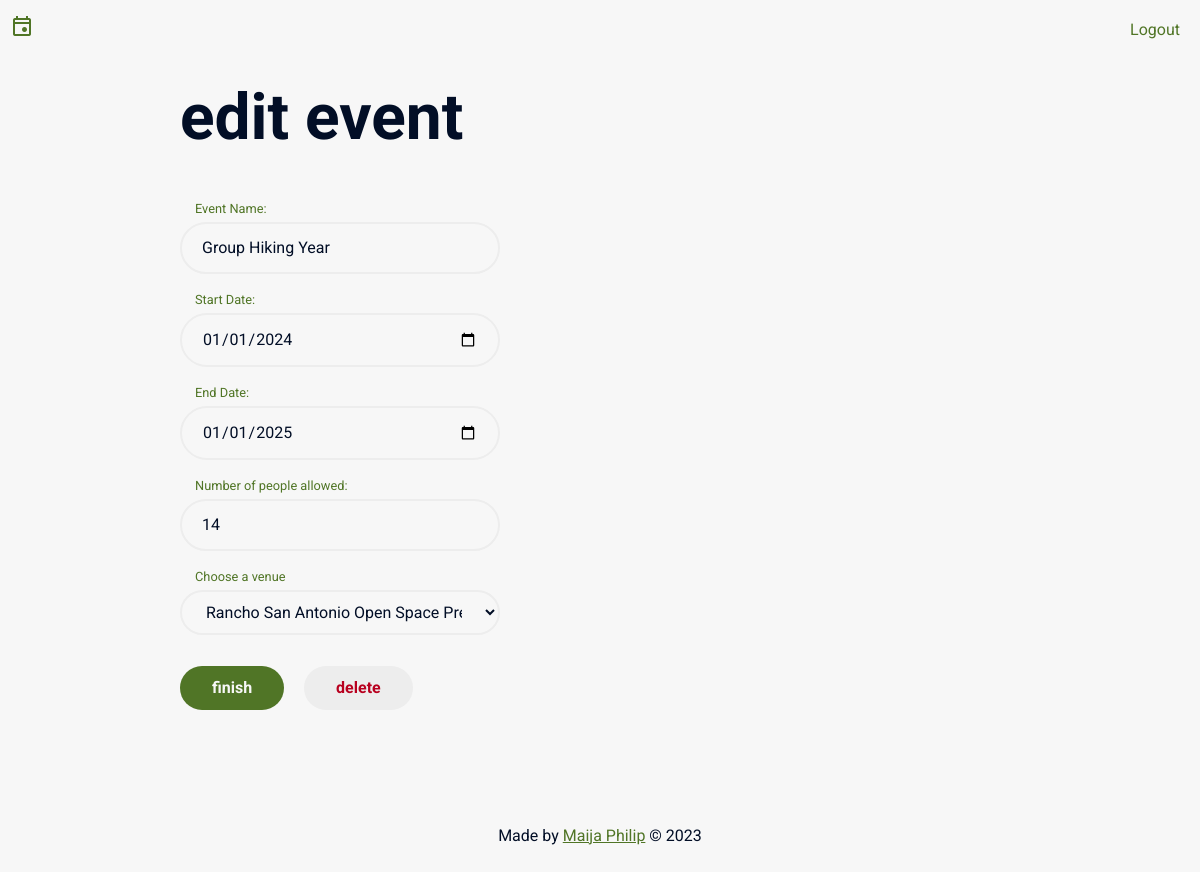
The app's page /editpages/editEvent.php?id=1 (signed in) with its own data.
### tables this page shows
CREATE TABLE `event` (
  `idevent` int NOT NULL AUTO_INCREMENT,
  `name` varchar(50) NOT NULL,
  `datestart` datetime NOT NULL,
  `dateend` datetime NOT NULL,
  `numberallowed` int NOT NULL,
  `venue` int NOT NULL,
  PRIMARY KEY (`idevent`),
  UNIQUE KEY `name_UNIQUE` (`name`),
  KEY `venue_fk_idx` (`venue`)
);

### utils/DB.class.php (called while the page is built, shortened)
<?php
class  DB {
    private $dbh;
    function __construct() {
        try {
            $this->dbh = new PDO(
                "mysql:host={$_SERVER['DB_SERVER']};dbname={$_SERVER['DB']}",
                $_SERVER["DB_USER"],
                $_SERVER["DB_PASSWORD"]
            );
            $this->dbh->setAttribute(PDO::ATTR_ERRMODE, PDO::ERRMODE_EXCEPTION);
        } catch (PDOException $pe) {
            echo $pe->getMessage();
            die ("Bad Database Connection");
        }
    }
    function associativeSelect($sql, $params) {
        $data = [];
        try {
            $stmt = $this->dbh->prepare($sql);
            $stmt->execute($params);
            while ( $row = $stmt->fetch()) {
                $data[] = $row;
            }
        } catch (PDOException $pe) {
            echo $pe->getMessage();
        }
        return $data;
    }
    function objectSelect($sql, $params, $class, $fileFirstPath = ".") {
        $data = [];
        try {
            $stmt = $this->dbh->prepare($sql);
            $stmt->execute($params);
            $stmt->setFetchMode(PDO::FETCH_CLASS, $class);
            while ( $row = $stmt->fetch()) {
                $data[] = $row;
            }
        } catch (PDOException $pe) {
            echo $pe->getMessage();
        }
        return $data;
    }
}

### utils/CurrentUser.class.php (called while the page is built, shortened)
<?php
class CurrentUser {
    public static function getCurrentUser($firstFilePath = ".") {
        $userid = $_SESSION['userId'];
        $db = new DB();
        $user = $db->objectSelect("SELECT * FROM attendee WHERE idattendee = :id ", [":id" => $userid], "Attendee", $firstFilePath);
        return $user[0];
    }
}

### classes/Attendee.class.php (called while the page is built, shortened)
<?php
class Attendee {
    private $role;
	public function getRole(){
		return $this->role;
	}
}

### classes/Event.class.php (called while the page is built, shortened)
<?php
class Event {
    private $name;
    private $datestart;
    private $dateend;
    private $numberallowed;
    private $venue;
	public function getName(){
		return $this->name;
	}
	public function getDatestart(){
		return $this->datestart;
	}
	public function getDateend(){
		return $this->dateend;
	}
	public function getNumberallowed(){
		return $this->numberallowed;
	}
	public function getVenue(){
		return $this->venue;
	}
 }

### editpages/editEvent.php (the view, shortened to what this page needs)
<!DOCTYPE html>
<?php
    $db = (new DB());
    $isEdit = false;
    echo (PageFormat::getDocumentHeader("Edit Events", "./.."));
    if (isset($_GET['id'])) {
        $event = $db->objectSelect("SELECT * FROM event WHERE idevent = :id", [":id"=>$_GET['id']], "Event", "./..");
        $size = count($event);
        if ($size > 0) {
            echo "<h1>Edit Event</h1>";
            $isEdit = true;
        } else {
            echo "<h1>Create Event</h1>";
        }
    } else {
        echo "<h1>Create Event</h1>";
    }
?>
  <form method="POST">
    <label for="name">Event Name:</label><br>
    <input type="text" id="name" name="name" placeholder="Enter your event name" value="<?php
        if ($isEdit) {
            echo $event[0]->getName();
        }
        ?>"><br>
    <label for="startdate">Start Date:</label><br>
    <input type="date" id="startdate" name="startdate" value="<?php
        if ($isEdit) {
            echo substr($event[0]->getDatestart(), 0, 10);
        }
        ?>"><br>
    <label for="enddate">End Date:</label><br>
    <input type="date" id="enddate" name="enddate" value="<?php
        if ($isEdit) {
            echo substr($event[0]->getDateend(), 0, 10);
        }
        ?>"><br>
    <label for="numallowed">Number of people allowed:</label><br>
    <input type="number" id="numallowed" name="numallowed" placeholder=0 value="<?php
        if ($isEdit) {
            echo $event[0]->getNumberallowed();
        }
        ?>"><br>
    <label for="venue">Choose a venue</label><br>
    <select class="select" name="venue" id="venue">
        <?php
            $venues = $db->associativeSelect("SELECT idvenue, name FROM venue", []);
            foreach ($venues as $key => $value) {
                if ($isEdit && $value['idvenue'] == $event[0]->getVenue()) {
                    echo "<option value=\"{$value['idvenue']}\" selected=\"selected\">{$value['name']}</option>";
                } else {
                    echo "<option value=\"{$value['idvenue']}\">{$value['name']}</option>";
                }
            }
        ?>
    </select><br>
    <input type="submit" class="button" name="finish" value="Finish" />
    <?php
        if ($isEdit) {
            echo "<input type=\"submit\" class=\"button delete button2\" name=\"delete\" value=\"Delete\" />";
        }
    ?>
</form>
<?php
    echo (PageFormat::getDocumentFooter());
?>

### utils/Styles.css (style rules this page uses)
:root { --white: #F7F7F7; --grey: #EDEDED; --grey-dark: #737987; --black: #020E26; --theme: #507526; --theme-og: #7BB03E; --error-red: #b8001f; --error-pink: #ffccd5; }
html, body { width: 100%; height: 100%; padding: 0; margin: 0; scroll-behavior: smooth; background-color: var(--white); font-family: 'Roboto', sans-serif; }
* { box-sizing: border-box; transition: 0.25s; }
*, *:after, *:before { box-sizing: border-box; }
p, a, figcaption, input, button, .select, .p { font-family: 'Roboto', sans-serif; font-size: 1em; color: var(--black); line-height: 1.75em; }
h1, h2 { font-size: 4em; text-transform: lowercase; color: var(--black); }
form, .block { width: 100%; margin: 1em auto; }
input, textarea, .select { width: 20em; background-color: var(--white); border: 2px solid var(--grey); border-radius: 50em; padding: 10px 20px; margin: 5px auto 15px auto; outline: none; transition: 0.75s; }
label { padding: 0; margin: 0; font-size: 0.8em; color: var(--theme); margin-left: 15px; }
button[type="submit"], .button { margin-top: 2em; }
button, .button { width: auto; background-color: var(--theme); color: var(--white); border: none; border-radius: 50em; padding: 0.5em 2em; margin: 10px auto; font-weight: bold; text-transform: lowercase; text-decoration: none; }
.button2 { width: auto; text-decoration: none; color: var(--theme); background-color: var(--grey); padding: 0.5em 2em; border-radius: 50em; margin: 1em auto; }
.delete { color: var(--error-red); margin-left: 1em; }

### records on screen
event: name "Group Hiking Year", startdate "01/01/2024", enddate "01/01/2025", numallowed "14"

### other values on screen
form field venue "Rancho San Antonio Open Space Preserve"
